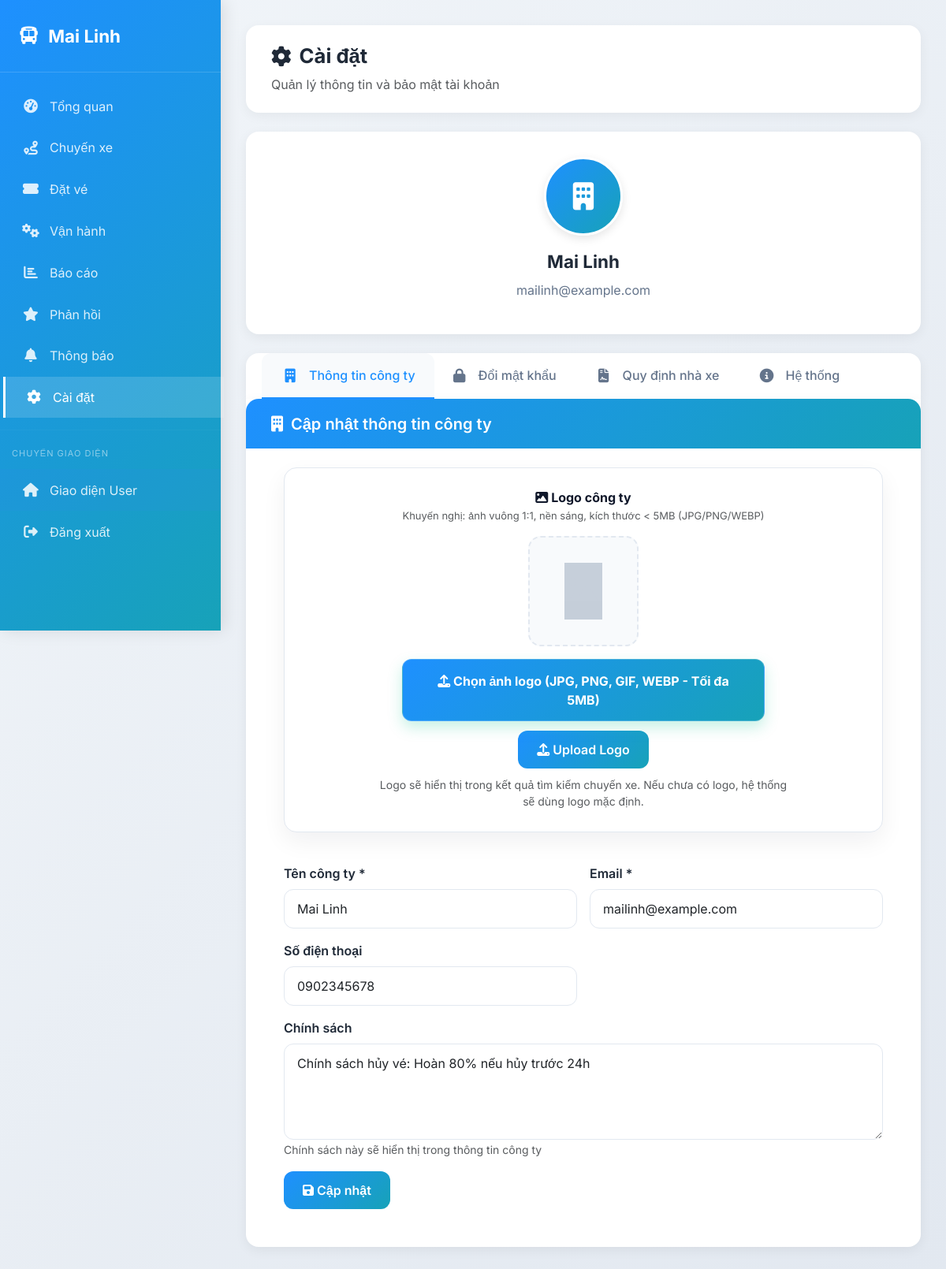
The page /partner/settings.php (signed in) on the database its author committed.
### tables this page shows
CREATE TABLE `partners` (
  `partner_id` int(11) NOT NULL,
  `name` varchar(150) NOT NULL,
  `email` varchar(100) NOT NULL,
  `phone` varchar(15) NOT NULL,
  `password` varchar(255) NOT NULL,
  `logo_url` varchar(255) DEFAULT NULL,
  `rating` decimal(3,2) DEFAULT 4.50 COMMENT 'Đánh giá trung bình (0.00 - 5.00)',
  `policy` text DEFAULT NULL COMMENT 'Chính sách, thông tin liên hệ của nhà xe',
  `status` enum('pending','approved','suspended') NOT NULL DEFAULT 'pending',
  `created_at` timestamp NOT NULL DEFAULT current_timestamp()
);

### partner/settings.php (the view, shortened to what this page needs)
<?php
$database = new Database();
$db = $database->getConnection();
$operator_id = getCurrentOperator();
$query = "SELECT * FROM partners WHERE partner_id = ?";
$stmt = $db->prepare($query);
$stmt->execute([$operator_id]);
$operator = $stmt->fetch(PDO::FETCH_ASSOC);
?>
<!DOCTYPE html>
<html lang="vi">
<head>
  <link href="https://cdn.jsdelivr.net/npm/bootstrap@5.3.3/dist/css/bootstrap.min.css" rel="stylesheet">
  <link href="https://cdnjs.cloudflare.com/ajax/libs/font-awesome/6.5.0/css/all.min.css" rel="stylesheet">
</head>
<body>
  <div class="sidebar">
    <div class="brand">
      <i class="fas fa-bus"></i>
      <span><?= htmlspecialchars($_SESSION['company_name']) ?></span>
    </div>
    <nav class="nav flex-column mt-3">
      <a class="nav-link" href="../partner/dashboard.php"><i class="fas fa-tachometer-alt"></i><span>Tổng quan</span></a>
      <a class="nav-link" href="../partner/trips.php"><i class="fas fa-route"></i><span>Chuyến xe</span></a>
      <a class="nav-link" href="../partner/tickets.php"><i class="fas fa-ticket-alt"></i><span>Đặt vé</span></a>
      <a class="nav-link" href="../partner/operations.php"><i class="fas fa-cogs"></i><span>Vận hành</span></a>
      <a class="nav-link" href="../partner/reports.php"><i class="fas fa-chart-bar"></i><span>Báo cáo</span></a>
      <a class="nav-link" href="../partner/feedback.php"><i class="fas fa-star"></i><span>Phản hồi</span></a>
      <a class="nav-link" href="../partner/notifications.php"><i class="fas fa-bell"></i><span>Thông báo</span></a>
      <a class="nav-link active" href="../partner/settings.php"><i class="fas fa-cog"></i><span>Cài đặt</span></a>
      <hr style="border-color: rgba(255,255,255,0.1); margin: 15px 0;">
      <div style="padding: 0 15px; margin-bottom: 10px;">
        <small style="color: rgba(255,255,255,0.5); font-size: 11px; text-transform: uppercase; letter-spacing: 1px;">Chuyển giao diện</small>
      </div>
      <a class="nav-link" href="../index.php" style="background: rgba(59, 130, 246, 0.1);"><i class="fas fa-home"></i><span>Giao diện User</span></a>
      <a class="nav-link" href="../auth/logout.php"><i class="fas fa-sign-out-alt"></i><span>Đăng xuất</span></a>
    </nav>
  </div>
  <div class="main-content">
    <div class="top-bar fade-in-up">
      <div>
        <h1 class="page-title"><i class="fas fa-cog"></i> Cài đặt</h1>
        <p class="text-muted mb-0">Quản lý thông tin và bảo mật tài khoản</p>
      </div>
    </div>
    <div class="profile-card fade-in-up">
      <div class="profile-avatar">
        <?php
        $logoUrl = $operator['logo_url'] ?? '';
        if ($logoUrl) {
            if (preg_match('/^https?:\/\//i', $logoUrl)) {
                $logoDisplay = $logoUrl;
            } else {
                $baseUrl = 'http://' . $_SERVER['HTTP_HOST'] . dirname(dirname($_SERVER['SCRIPT_NAME']));
                $logoDisplay = $baseUrl . '/' . ltrim($logoUrl, '/');
            }
            echo '<img src="' . htmlspecialchars($logoDisplay) . '" alt="' . htmlspecialchars($operator['name']) . '">';
        } else {
            echo '<i class="fas fa-building"></i>';
        }
        ?>
      </div>
      <div class="profile-name"><?= htmlspecialchars($operator['name']) ?></div>
      <div class="profile-email"><?= htmlspecialchars($operator['email']) ?></div>
    </div>
    <ul class="nav nav-tabs fade-in-up" id="settingsTabs" role="tablist">
      <li class="nav-item" role="presentation">
        <button class="nav-link active" id="profile-tab" data-bs-toggle="tab" data-bs-target="#profile" type="button">
          <i class="fas fa-building"></i> Thông tin công ty
        </button>
      </li>
      <li class="nav-item" role="presentation">
        <button class="nav-link" id="password-tab" data-bs-toggle="tab" data-bs-target="#password" type="button">
          <i class="fas fa-lock"></i> Đổi mật khẩu
        </button>
      </li>
      <li class="nav-item" role="presentation">
        <button class="nav-link" id="policy-tab" data-bs-toggle="tab" data-bs-target="#policy" type="button">
          <i class="fas fa-file-contract"></i> Quy định nhà xe
        </button>
      </li>
      <li class="nav-item" role="presentation">
        <button class="nav-link" id="info-tab" data-bs-toggle="tab" data-bs-target="#info" type="button">
          <i class="fas fa-info-circle"></i> Hệ thống
        </button>
      </li>
    </ul>
    <div class="tab-content fade-in-up">
      <div class="tab-pane fade show active" id="profile">
        <div class="tab-header">
          <h5><i class="fas fa-building"></i> Cập nhật thông tin công ty</h5>
        </div>
        <div class="logo-upload-section mb-4">
          <h6 class="text-center mb-1"><i class="fas fa-image"></i> Logo công ty</h6>
          <p class="text-center text-muted mb-3" style="font-size: 13px;">Khuyến nghị: ảnh vuông 1:1, nền sáng, kích thước &lt; 5MB (JPG/PNG/WEBP)</p>
          <div class="logo-preview" id="logoPreview">
            <?php
            $logoUrl = $operator['logo_url'] ?? '';
            if ($logoUrl) {
                if (preg_match('/^https?:\/\//i', $logoUrl)) {
                    $logoDisplay = $logoUrl;
                } else {
                    $baseUrl = 'http://' . $_SERVER['HTTP_HOST'] . dirname(dirname($_SERVER['SCRIPT_NAME']));
                    $logoDisplay = $baseUrl . '/' . ltrim($logoUrl, '/');
                }
                echo '<img src="' . htmlspecialchars($logoDisplay) . '" alt="Logo" id="logoPreviewImg">';
            } else {
                echo '<div class="placeholder"><i class="fas fa-image"></i></div>';
            }
            ?>
          </div>
          <form method="POST" enctype="multipart/form-data" id="logoUploadForm" class="logo-upload-form">
            <div class="file-input-wrapper">
              <label for="logoInput" class="file-input-label">
                <i class="fas fa-upload"></i> Chọn ảnh logo (JPG, PNG, GIF, WEBP - Tối đa 5MB)
              </label>
            </div>
            <div class="logo-upload-actions">
              <button type="submit" class="btn btn-primary">
                <i class="fas fa-upload"></i> Upload Logo
              </button>
              <small class="text-muted d-block text-center">
                Logo sẽ hiển thị trong kết quả tìm kiếm chuyến xe. Nếu chưa có logo, hệ thống sẽ dùng logo mặc định.
              </small>
            </div>
          </form>
        </div>
        <form method="POST" class="p-3">
          <div class="row g-3">
            <div class="col-md-6">
              <label class="form-label">Tên công ty *</label>
              <input type="text" class="form-control" name="company_name" value="<?= htmlspecialchars($operator['name']) ?>" required>
            </div>
            <div class="col-md-6">
              <label class="form-label">Email *</label>
              <input type="email" class="form-control" name="email" value="<?= htmlspecialchars($operator['email']) ?>" required>
            </div>
            <div class="col-md-6">
              <label class="form-label">Số điện thoại</label>
              <input type="tel" class="form-control" name="phone" value="<?= htmlspecialchars($operator['phone']) ?>">
            </div>
            <div class="col-12">
              <label class="form-label">Chính sách</label>
              <textarea class="form-control" name="policies" rows="4" placeholder="Nhập chính sách..."><?= htmlspecialchars($operator['policy']) ?></textarea>
              <small class="text-muted">Chính sách này sẽ hiển thị trong thông tin công ty</small>
            </div>
            <div class="col-12">
              <button type="submit" class="btn btn-primary">
                <i class="fas fa-save"></i> Cập nhật
              </button>
            </div>
          </div>
        </form>
      </div>
    </div>
  </div>
</body>
</html>

### rows shown on the page
partners: name "Mai Linh", email "mailinh@example.com", company_name "Mai Linh", phone "0902345678", policies "Chính sách hủy vé: Hoàn 80% nếu hủy trước 24h"

### other values the page prints
$_SESSION['company_name'] "Mai Linh"
